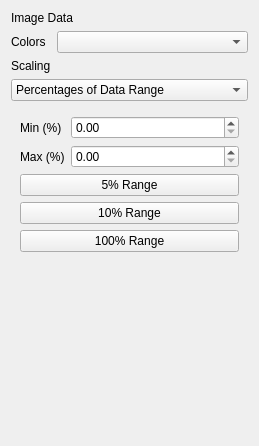
<?xml version="1.0" encoding="UTF-8"?>
<ui version="4.0">
 <class>QcepImageDataGraphControls</class>
 <widget class="QWidget" name="QcepImageDataGraphControls">
  <property name="geometry">
   <rect>
    <x>0</x>
    <y>0</y>
    <width>258</width>
    <height>446</height>
   </rect>
  </property>
  <property name="windowTitle">
   <string>Form</string>
  </property>
  <layout class="QFormLayout" name="formLayout_4">
   <item row="0" column="0" colspan="2">
    <widget class="QLabel" name="label">
     <property name="text">
      <string>Image Data</string>
     </property>
    </widget>
   </item>
   <item row="1" column="0">
    <widget class="QLabel" name="label_2">
     <property name="text">
      <string>Colors</string>
     </property>
    </widget>
   </item>
   <item row="1" column="1">
    <widget class="QComboBox" name="m_ColorMap"/>
   </item>
   <item row="2" column="0">
    <widget class="QLabel" name="label_3">
     <property name="text">
      <string>Scaling</string>
     </property>
    </widget>
   </item>
   <item row="3" column="0" colspan="2">
    <widget class="QComboBox" name="m_ScalingMode">
     <item>
      <property name="text">
       <string>Percentages of Data Range</string>
      </property>
     </item>
     <item>
      <property name="text">
       <string>Percentiles of Data Range</string>
      </property>
     </item>
     <item>
      <property name="text">
       <string>Absolute Intensities</string>
      </property>
     </item>
    </widget>
   </item>
   <item row="4" column="0" colspan="2">
    <widget class="QStackedWidget" name="m_ParmsStack">
     <property name="currentIndex">
      <number>0</number>
     </property>
     <widget class="QWidget" name="page">
      <layout class="QFormLayout" name="formLayout">
       <item row="0" column="0">
        <widget class="QLabel" name="label_4">
         <property name="text">
          <string>Min (%)</string>
         </property>
        </widget>
       </item>
       <item row="0" column="1">
        <widget class="QDoubleSpinBox" name="m_MinimumPct"/>
       </item>
       <item row="1" column="0">
        <widget class="QLabel" name="label_6">
         <property name="text">
          <string>Max (%)</string>
         </property>
        </widget>
       </item>
       <item row="1" column="1">
        <widget class="QDoubleSpinBox" name="m_MaximumPct"/>
       </item>
       <item row="2" column="0" colspan="2">
        <widget class="QPushButton" name="m_5Pct">
         <property name="text">
          <string>5% Range</string>
         </property>
        </widget>
       </item>
       <item row="3" column="0" colspan="2">
        <widget class="QPushButton" name="m_10Pct">
         <property name="text">
          <string>10% Range</string>
         </property>
        </widget>
       </item>
       <item row="4" column="0" colspan="2">
        <widget class="QPushButton" name="m_100Pct">
         <property name="text">
          <string>100% Range</string>
         </property>
        </widget>
       </item>
       <item row="5" column="0" colspan="2">
        <spacer name="verticalSpacer">
         <property name="orientation">
          <enum>Qt::Vertical</enum>
         </property>
         <property name="sizeHint" stdset="0">
          <size>
           <width>219</width>
           <height>40</height>
          </size>
         </property>
        </spacer>
       </item>
      </layout>
     </widget>
     <widget class="QWidget" name="page_5">
      <layout class="QFormLayout" name="formLayout_2">
       <item row="0" column="0">
        <widget class="QLabel" name="label_7">
         <property name="text">
          <string>Min (pctle)</string>
         </property>
        </widget>
       </item>
       <item row="0" column="1">
        <widget class="QDoubleSpinBox" name="m_MinimumPctle"/>
       </item>
       <item row="1" column="0">
        <widget class="QLabel" name="label_8">
         <property name="text">
          <string>Max (pctle)</string>
         </property>
        </widget>
       </item>
       <item row="1" column="1">
        <widget class="QDoubleSpinBox" name="m_MaximumPctle"/>
       </item>
       <item row="2" column="0" colspan="2">
        <spacer name="verticalSpacer_2">
         <property name="orientation">
          <enum>Qt::Vertical</enum>
         </property>
         <property name="sizeHint" stdset="0">
          <size>
           <width>219</width>
           <height>188</height>
          </size>
         </property>
        </spacer>
       </item>
      </layout>
     </widget>
     <widget class="QWidget" name="page_2">
      <layout class="QFormLayout" name="formLayout_3">
       <item row="0" column="0">
        <widget class="QLabel" name="label_9">
         <property name="text">
          <string>Min</string>
         </property>
        </widget>
       </item>
       <item row="0" column="1">
        <widget class="QDoubleSpinBox" name="m_MinimumVal"/>
       </item>
       <item row="1" column="0">
        <widget class="QLabel" name="label_10">
         <property name="text">
          <string>Max</string>
         </property>
        </widget>
       </item>
       <item row="1" column="1">
        <widget class="QDoubleSpinBox" name="m_MaximumVal"/>
       </item>
       <item row="2" column="0" colspan="2">
        <widget class="QPushButton" name="m_AutoRange">
         <property name="text">
          <string>Autorange</string>
         </property>
        </widget>
       </item>
       <item row="3" column="0" colspan="2">
        <spacer name="verticalSpacer_3">
         <property name="orientation">
          <enum>Qt::Vertical</enum>
         </property>
         <property name="sizeHint" stdset="0">
          <size>
           <width>219</width>
           <height>108</height>
          </size>
         </property>
        </spacer>
       </item>
      </layout>
     </widget>
    </widget>
   </item>
  </layout>
 </widget>
 <resources/>
 <connections/>
</ui>
